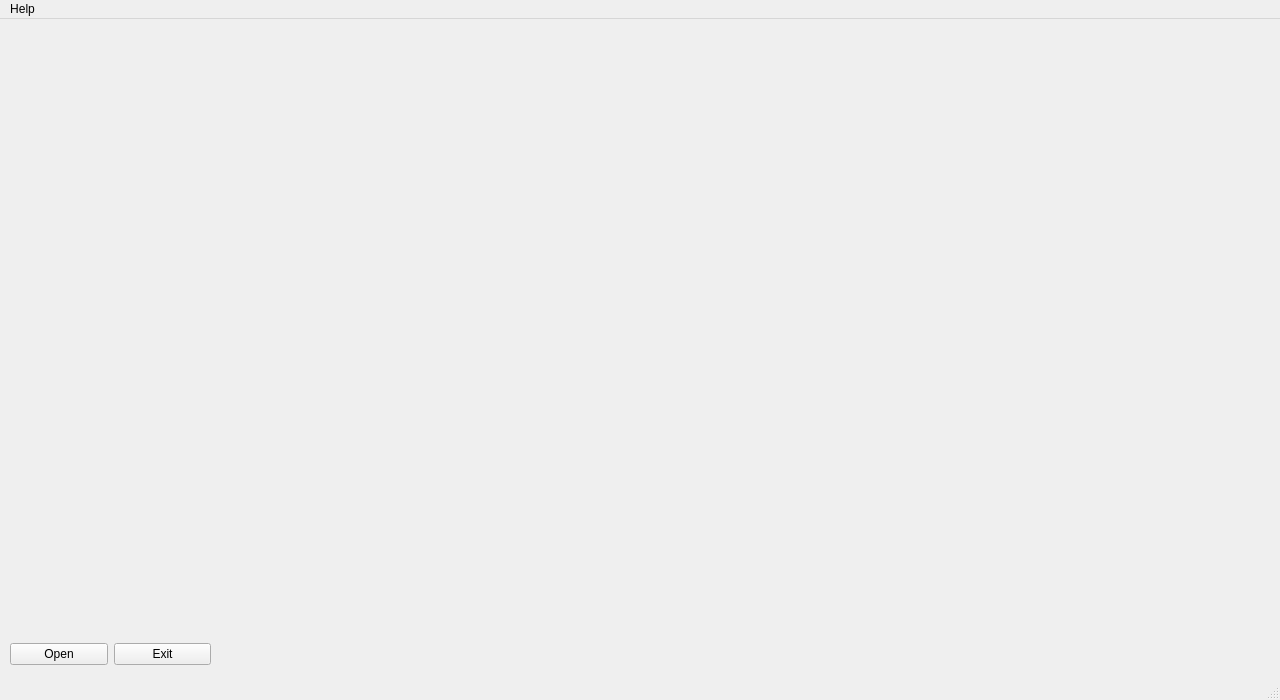
<?xml version="1.0" encoding="UTF-8"?>
<ui version="4.0">
 <class>MainWindow</class>
 <widget class="QMainWindow" name="MainWindow">
  <property name="geometry">
   <rect>
    <x>0</x>
    <y>0</y>
    <width>1280</width>
    <height>700</height>
   </rect>
  </property>
  <property name="windowTitle">
   <string>MainWindow</string>
  </property>
  <widget class="QWidget" name="centralwidget">
   <widget class="QWidget" name="verticalLayoutWidget">
    <property name="geometry">
     <rect>
      <x>10</x>
      <y>620</y>
      <width>201</width>
      <height>31</height>
     </rect>
    </property>
    <layout class="QHBoxLayout" name="horizontalLayout">
     <item>
      <widget class="QPushButton" name="pushButton_Open">
       <property name="text">
        <string>Open</string>
       </property>
      </widget>
     </item>
     <item>
      <widget class="QPushButton" name="pushButton_Exit">
       <property name="text">
        <string>Exit</string>
       </property>
      </widget>
     </item>
    </layout>
   </widget>
   <widget class="QWidget" name="gridLayoutWidget">
    <property name="geometry">
     <rect>
      <x>9</x>
      <y>9</y>
      <width>1261</width>
      <height>601</height>
     </rect>
    </property>
    <layout class="QGridLayout" name="MaingridLayout"/>
   </widget>
  </widget>
  <widget class="QStatusBar" name="statusbar"/>
  <widget class="QMenuBar" name="menuBar">
   <property name="geometry">
    <rect>
     <x>0</x>
     <y>0</y>
     <width>1280</width>
     <height>23</height>
    </rect>
   </property>
   <widget class="QMenu" name="menuHelp">
    <property name="title">
     <string>Help</string>
    </property>
    <addaction name="actionAbout"/>
   </widget>
   <addaction name="menuHelp"/>
  </widget>
  <action name="actionAbout">
   <property name="text">
    <string>A&amp;bout</string>
   </property>
   <property name="shortcut">
    <string>Ctrl+A</string>
   </property>
   <property name="shortcutContext">
    <enum>Qt::WindowShortcut</enum>
   </property>
   <property name="priority">
    <enum>QAction::LowPriority</enum>
   </property>
  </action>
 </widget>
 <tabstops>
  <tabstop>pushButton_Open</tabstop>
  <tabstop>pushButton_Exit</tabstop>
 </tabstops>
 <resources/>
 <connections>
  <connection>
   <sender>pushButton_Exit</sender>
   <signal>clicked()</signal>
   <receiver>MainWindow</receiver>
   <slot>close()</slot>
   <hints>
    <hint type="sourcelabel">
     <x>156</x>
     <y>550</y>
    </hint>
    <hint type="destinationlabel">
     <x>265</x>
     <y>507</y>
    </hint>
   </hints>
  </connection>
 </connections>
</ui>
